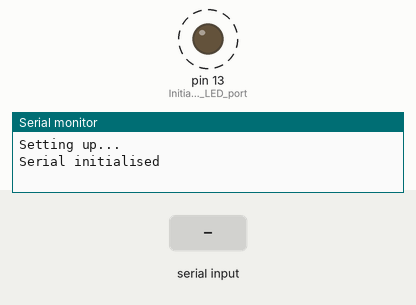
The program below on a simulated Arduino Leonardo, built with avr-gcc and run on an emulated ATmega32U4. Shown: output pins drawn as LEDs (lit = HIGH), the last lines printed to the serial monitor. Dashed ring = blinking. The inputs (shaded band) are chosen by the test bench. The modem accepts every AT command (registered, SIM ready, sends succeed) and sends nothing else; pins used as bus, display or sensor lines are not drawn.

Above: at 2.7 s.
At 5.6 s:
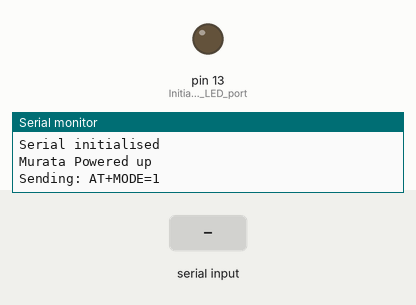
5.7 s: "+EVENT=1,1\n" received over the second serial link
8.2 s: "1\n" received over the second serial link
At 14.0 s:
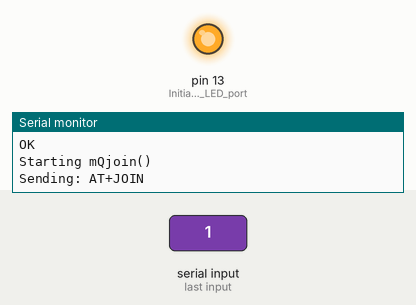
Timing chart, 0 to 15.5 s (numbered marks = the images above; inputs shaded):
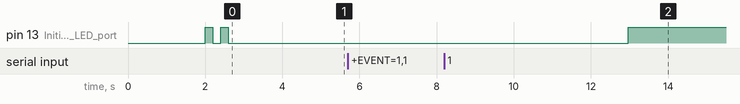

The program:

main.cpp
```cpp
//*** ----> LoRa parameters here:
//PLEASE CREATE YOUR OWN PARAMETERS USING A RANDOM HEX GENERATOR
#define  DEVEUI "66d56b1f2dfa843c" // Put your 16 hex char here
#define  APPEUI "132e00af91f22f65" // Put your 16 hex char here
#define  APPKEY "ba959087a225719855ff7ae69463b9f2" // Put your 32 hex char here
//*** <---- END LoRa parameters

//Include libraries
#include "mQsparkT.h"
#include <Arduino.h>
//*** Define in which port the temp sensor is plugged in ---->
int tempSensorPin = A3;      // Grove - Temperature Sensor connects to port closest to USB port

// globals
int DELAY_MS = 15000;

// Set device baud rate
long defaultBaudRate = 19200;
int joined = 0;

void setup() {
  Serial.println("Setting up...");
  sparkStart(defaultBaudRate,DEVEUI,APPEUI,APPKEY);
  mQjoin();
}

void loop() {
    // main loop where each connected sensors is read, data is transmitted after each read
    // uncomment the lines you want to run
    Serial.println("Main loop starting...\n");

    // Temperature
    float temperature = sparkTemp(tempSensorPin);
    mQsend(4,lppTemp(temperature));

    delay(DELAY_MS);
}
```

mQsparkT.h
```cpp
#include <stdint.h>
#include <Arduino.h>
#include <math.h>
/*!
* \Method to initialize the MQSpark. Will initialize serial connection between host and the board and between board and module
* Will set up OTAA credentials as well as power up muRata module.
*
* \param[IN]  baudrate - Baudrate for the serial connections. Use 19200.
* \param[IN]  deveui - a unique 8 byte device identifier.
* \param[IN]  appeui - an application identifier 8 bytes. It's recommended that this value is unique, but it's not a requirement.
* \param[IN]  appkey - ann application key
*/
void sparkStart(long baudrate, String deveui,String appeui, String appkey);

/*!
* \Method to initialize JoinProcedure. The mQSpark will initialize join from sending JoinRequest on a random channel from channel octet 0.
* If the JoinSuccessful the function will return. If not, the mQSpark will keep trying to join on a random channel from every channel octec(0-9)
*/
void mQjoin();

/*!
* \Method to send an AT command to the muRata module.
*/
void send_LoRa_Command(String cmd);

/*!
* \Method to read data from the muRata module (uses serial connection) Will the output to the host controller
*/
void read_data_from_LoRa_Mod();

/*!
* \Method to send data over LoRaWAN.
* \param[IN]  pSize - message size in bytes (how many bytes is your message)
* \param[IN]  rawdata - a HEX string what data to send
*/
void mQsend(int pSize, String rawdata);

/*!
* \Method to read a temperature sensor value on port tempSensorPin.
* \param[IN]  soundSensorPin - a pin to which the sensor is connected
* \retval     result - a reading of the temperature in C
*/
float sparkTemp(int tempSensorPin);

/*!
* \Method to convert temperature sensor reading to the Cayenne LPP formatted string.
* \param[IN]  t - temperature in celcius
* \retval     result - a Cayenne LPP formatted HEX string with the temperature reading
*/
String lppTemp(float t);

/*!
* \Blink LED on board n times.
* \param[IN]  n - how many times blink green LED
*/
void blinky(uint8_t n);
```

mQsparkT.cpp
```cpp
#include "mQsparkT.h"

void blinky(uint8_t n)
{
    while (n > 0)
    {
        digitalWrite(13, HIGH); // turn the LED on (HIGH is the voltage level)
        delay(200);             // wait for 200 mil
        digitalWrite(13, LOW);  // turn the LED off by making the voltage LOW
        delay(200);             // wait for 200 mil
        n--;
    }
}

//created this function to make it clear when a function is printing to the console versus to the serial port to Murata (Serial1)
static void print_to_console(String message)
{
    Serial.println(message);
}

void read_data_from_LoRa_Mod()
{
    if (Serial1.available())
    {
        String inByte = Serial1.readString();
        Serial.println(inByte);
    }
}

void send_LoRa_Command(String cmd)
{
    print_to_console("Sending: " + cmd);
    Serial1.print(cmd + "\r");
}

void sparkStart(long baudrate, String deveui, String appeui, String appkey)
{
    Serial.begin(baudrate);
    Serial1.begin(baudrate);
    delay(2000);
    print_to_console("Serial initialised");

    pinMode(13, OUTPUT); // Initialize LED port
    pinMode(9, INPUT);
    pinMode(7, INPUT_PULLUP);
    blinky(2);

    pinMode(6, OUTPUT); //Enable power to the Murata
    digitalWrite(6, HIGH);

    print_to_console("Murata Powered up");

    pinMode(5, OUTPUT); //Disable reset pin
    digitalWrite(5, HIGH);
    delay(2000);
    read_data_from_LoRa_Mod();

    /***
    send_LoRa_Command("AT+VER?");   //Firmware Version
    delay(500);
    read_data_from_LoRa_Mod();
    ***/

    //Begin configuring LoRaWAN Parameters
    send_LoRa_Command("AT+MODE=1");
    delay(250);
    read_data_from_LoRa_Mod();

    send_LoRa_Command("AT+DEVEUI=" + deveui);
    delay(250);
    read_data_from_LoRa_Mod();

    send_LoRa_Command("AT+APPKEY=" + appkey);
    delay(250);
    read_data_from_LoRa_Mod();

    send_LoRa_Command("AT+APPEUI=" + appeui);
    delay(250);
    read_data_from_LoRa_Mod();

    send_LoRa_Command("AT+DFORMAT=1"); //Message formatting
    delay(250);
    read_data_from_LoRa_Mod();

    send_LoRa_Command("AT+BAND=8"); //Set band to US915
    delay(250);
    read_data_from_LoRa_Mod();
    digitalWrite(13, HIGH);
}

void mQjoin() {
    Serial.println("Starting mQjoin()\r");
    // counter how many retries sent
    uint8_t joinTries = 0;
    // flag if device has joined or not
    bool joined = false;
    send_LoRa_Command("AT+JOIN"); //Join network
    delay(500);
    // will read "+OK"
    read_data_from_LoRa_Mod();
    while (!joined)
    {
        // serial will be available after 9 retries (each cahnnel block)
        if (Serial1.available())
        {
            String inByte = Serial1.readString();
            //print the module response
            Serial.println(inByte.substring(0, 10));
            // check if the response has event 1,1 - means the device has joined
            if (inByte.substring(0, 10) == "+EVENT=1,1")
            {
                //set flag to true, will indicate join is successful and exit the loop
                joined = true;
                Serial.println("\nJoined!\n");
            }
            else
            {
                Serial.println("Join channel not found, start again\r");
                joinTries = 0;
                send_LoRa_Command("AT+JOIN"); //Join network
                delay(500);
                // will read "+OK"
                read_data_from_LoRa_Mod();
            }
        }
        else
        {
            // join is still ongoing, print which block is now
            Serial.println("Join in process. Channel Block " + String(joinTries));
            joinTries++;
            // delay for 6 seconds and extra 400 (transmission ~300 + serial comm 50 + 50 downlink message processing)
            delay(6400);
        }
    }
}

void mQsend(int pSize, String rawdata)
{
    send_LoRa_Command("AT+UTX " + String(pSize));
    send_LoRa_Command(rawdata);
    delay(3000);
    // read if there was RX data
    read_data_from_LoRa_Mod();
    blinky(2);
}

// *** Grove sensor functions ****

// Temperature code from http://wiki.seeedstudio.com/Grove-Temperature_Sensor_V1.2/#software
// This function samples the temperature sensor and returns a temperature value
float sparkTemp(int tempSensorPin) // Grove Temp Sensor
{
    const uint16_t B = 4275;    // B value of the thermistor
    const uint32_t R0 = 100000; // R0 = 100k
    int a = 0;

    a = analogRead(tempSensorPin);
    float R = 1023.0 / a - 1.0;
    R = R0 * R;
    float temp = 1.0 / (log(R / R0) / B + 1 / 298.15) - 273.15; // convert to temperature via datasheet

    return temp;
}

// To send temperature data
String lppTemp(float t)
{ //converts sensor reading to LPP format
    //convert to hex and LPP
    int16_t temp = int16_t(t * 10);
    char tempHex[5]={0};
    sprintf(tempHex, "%.4X", temp);
    Serial.print("Temperature: ");
    Serial.print(t);
    Serial.print("\n");
    return "0067" + String(tempHex); //adds channel and data type header to string
}
```
